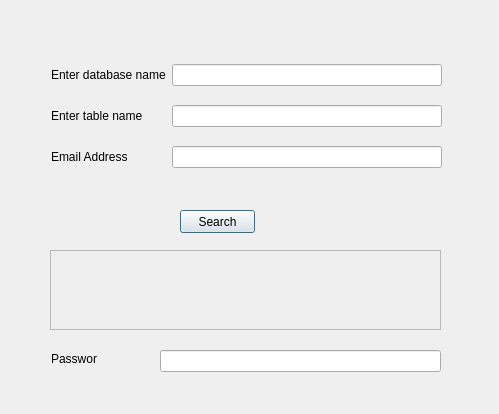
<?xml version="1.0" encoding="UTF-8"?>
<ui version="4.0">
 <class>Dialog</class>
 <widget class="QDialog" name="Dialog">
  <property name="geometry">
   <rect>
    <x>0</x>
    <y>0</y>
    <width>499</width>
    <height>414</height>
   </rect>
  </property>
  <property name="windowTitle">
   <string>Dialog</string>
  </property>
  <widget class="QPushButton" name="pushButtonSearch">
   <property name="geometry">
    <rect>
     <x>180</x>
     <y>210</y>
     <width>75</width>
     <height>23</height>
    </rect>
   </property>
   <property name="text">
    <string>Search</string>
   </property>
  </widget>
  <widget class="QLabel" name="labelResponse">
   <property name="geometry">
    <rect>
     <x>60</x>
     <y>260</y>
     <width>371</width>
     <height>61</height>
    </rect>
   </property>
   <property name="text">
    <string/>
   </property>
   <property name="wordWrap">
    <bool>true</bool>
   </property>
  </widget>
  <widget class="QFrame" name="frame">
   <property name="geometry">
    <rect>
     <x>50</x>
     <y>250</y>
     <width>391</width>
     <height>80</height>
    </rect>
   </property>
   <property name="frameShape">
    <enum>QFrame::StyledPanel</enum>
   </property>
   <property name="frameShadow">
    <enum>QFrame::Raised</enum>
   </property>
  </widget>
  <widget class="QWidget" name="layoutWidget">
   <property name="geometry">
    <rect>
     <x>51</x>
     <y>51</y>
     <width>391</width>
     <height>131</height>
    </rect>
   </property>
   <layout class="QGridLayout" name="gridLayout">
    <item row="2" column="0">
     <widget class="QLabel" name="label_4">
      <property name="text">
       <string>Email Address</string>
      </property>
      <property name="buddy">
       <cstring>lineEditEmailAddress</cstring>
      </property>
     </widget>
    </item>
    <item row="1" column="1">
     <widget class="QLineEdit" name="lineEditTableName"/>
    </item>
    <item row="0" column="0">
     <widget class="QLabel" name="label">
      <property name="text">
       <string>Enter database name</string>
      </property>
      <property name="buddy">
       <cstring>lineEditDBName</cstring>
      </property>
     </widget>
    </item>
    <item row="0" column="1">
     <widget class="QLineEdit" name="lineEditDBName"/>
    </item>
    <item row="1" column="0">
     <widget class="QLabel" name="label_2">
      <property name="text">
       <string>Enter table name</string>
      </property>
      <property name="buddy">
       <cstring>lineEditTableName</cstring>
      </property>
     </widget>
    </item>
    <item row="2" column="1">
     <widget class="QLineEdit" name="lineEditEmailAddress"/>
    </item>
   </layout>
  </widget>
  <widget class="QLabel" name="label_5">
   <property name="geometry">
    <rect>
     <x>51</x>
     <y>351</y>
     <width>46</width>
     <height>16</height>
    </rect>
   </property>
   <property name="text">
    <string>Password</string>
   </property>
   <property name="buddy">
    <cstring>lineEditPassword</cstring>
   </property>
  </widget>
  <widget class="QLineEdit" name="lineEditPassword">
   <property name="geometry">
    <rect>
     <x>160</x>
     <y>350</y>
     <width>281</width>
     <height>22</height>
    </rect>
   </property>
   <property name="echoMode">
    <enum>QLineEdit::Normal</enum>
   </property>
  </widget>
 </widget>
 <tabstops>
  <tabstop>lineEditDBName</tabstop>
  <tabstop>lineEditTableName</tabstop>
  <tabstop>lineEditEmailAddress</tabstop>
  <tabstop>pushButtonSearch</tabstop>
  <tabstop>lineEditPassword</tabstop>
 </tabstops>
 <resources/>
 <connections>
  <connection>
   <sender>pushButtonSearch</sender>
   <signal>pressed()</signal>
   <receiver>Dialog</receiver>
   <slot>SearchRows()</slot>
   <hints>
    <hint type="sourcelabel">
     <x>249</x>
     <y>222</y>
    </hint>
    <hint type="destinationlabel">
     <x>350</x>
     <y>216</y>
    </hint>
   </hints>
  </connection>
 </connections>
 <slots>
  <slot>SearchRows()</slot>
 </slots>
</ui>
